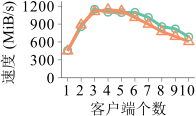

Source code (R):
library(grid)
library(ggplot2)
library(extrafont)
require("RColorBrewer")
require(scales)
font_import()
loadfonts()



mywidth=2
myheight=1.25
my_value=c(1,2,3,4)
# my_line=c("longdash","dotted","solid","dashed")
my_line=c("solid","solid","solid","solid")
my_color=c("#66c2a5" ,"#fc8d62" ,"#8da0cb" ,"#e78ac3" ,"#a6d854" ,"#ffd92f")

if(T){
    x1 <- read.table("download_line.data",header=TRUE)
    cairo_pdf(file="download_line.pdf",  width=mywidth, height=myheight)
    x1$type <- factor(x1$type, levels=c("TEE","feature"), labels=c("TEEDedup","TEEDedup+"))
    ggplot(data=x1, aes(x=ID,y=throughput,shape=type,linetype=type, colour=type)) +
    geom_line(size=1) + 
    geom_point(size=2, stroke=0.75, fill="white") +
    scale_shape_manual(values=c(my_value)) +
    scale_colour_manual(values=c(my_color)) + 
    scale_linetype_manual(values=c(my_line)) +
    coord_cartesian(ylim=c(58, 1225), xlim=c(1,10)) +
    scale_x_continuous(breaks=c(1,2,3,4,5,6,7,8,9,10)) +
    scale_y_continuous(breaks=seq(0, 1200, 300), labels=format(seq(0, 1200, 300), scientific=FALSE)) +
    ylab("速度 (MiB/s)") +
    xlab("客户端个数") +
    theme_bw() +
    theme(
      panel.grid.major=element_blank(), panel.grid.minor=element_blank(),
	    panel.background=element_blank(), 
	    panel.border = element_blank(),
		  # panel.border=element_rect(size=0.5),
		  axis.line=element_line(colour="black", size=0.15),
		  axis.ticks=element_line(size=0.15),
	    axis.text.x=element_text(margin=margin(2,0,0,0), angle=0, hjust=0.6, colour="black", size=11,family="Times New Roman"),
	    axis.title.y=element_text(size=11, hjust=0.9,family="Times New Roman"),
      axis.title.x=element_text(size=11,family="Times New Roman"),
	    axis.text.y=element_text(margin=margin(0,2,0,0),colour="black",size=11,family="Times New Roman"),
	    # axis.title.x=element_text(size=rel(0)),
	    legend.key.size=unit(0.5, "cm"),
      legend.title=element_blank(),
	    legend.position="none",
      legend.direction="horizontal",
      legend.text=element_text(size=10),
      legend.margin = margin(t = 0, unit='cm'),
      plot.margin=unit(c(0.1,0.1,0.1,0.1), "cm")
    ) 
}
